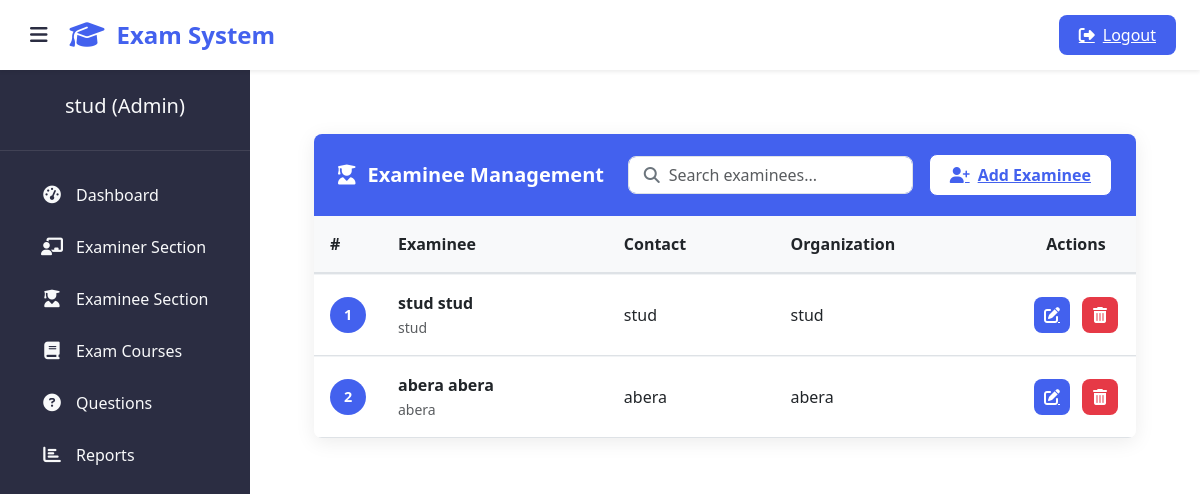
The page /admin-view-student (signed in) on the database as committed earlier.
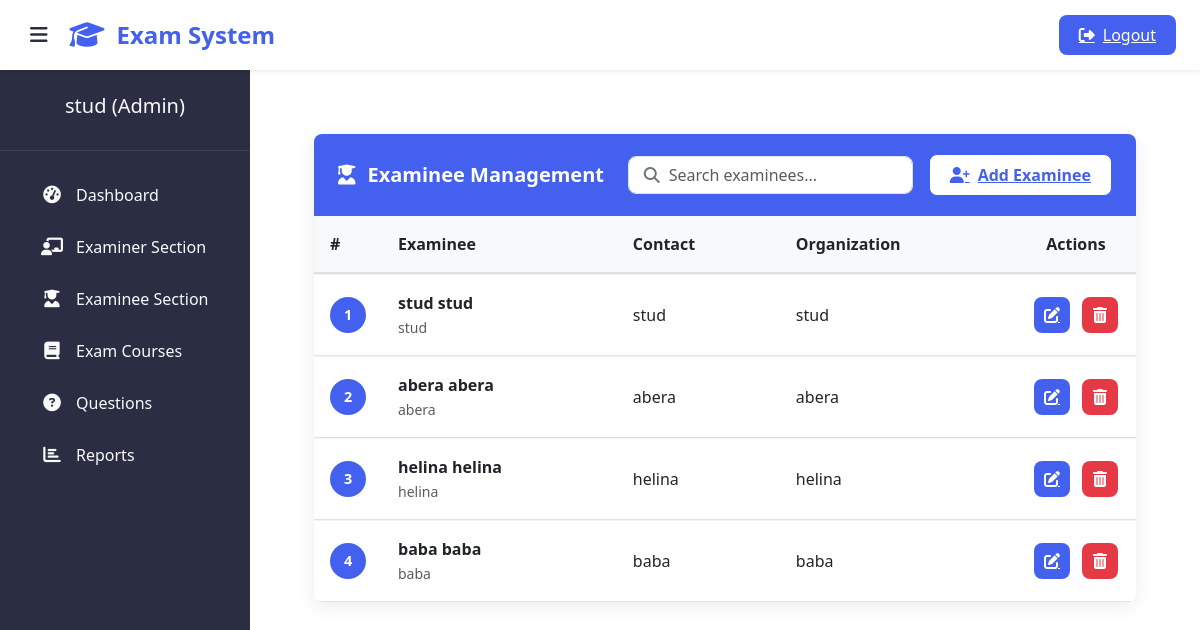
The same page on the database as committed later.
### student/models.py (models this page shows, shortened)
class Student(models.Model):
    user=models.OneToOneField(User,on_delete=models.CASCADE)
    address = models.CharField(max_length=40)
    mobile = models.CharField(max_length=20,null=False)
    organization = models.CharField(max_length=200, null=False)
    course = models.ForeignKey(
        'exam.Course',
        on_delete=models.SET_NULL,
        null=True
    )
    @property
    def get_name(self):
        return self.user.first_name+" "+self.user.last_name

### exam/views.py (the view)
# urls.py: path('admin-view-student', views.admin_view_student_view,name='admin-view-student'),
@login_required(login_url='adminlogin')
def admin_view_student_view(request):
    student_list= SMODEL.Student.objects.all()
    paginator = Paginator(student_list, 10)
    page_number = request.GET.get('page')
    students = paginator.get_page(page_number)
    return render(request,'exam/admin_view_student.html',{'students':students})

### templates/exam/admin_view_student.html (shortened to what this page needs)
{% extends 'exam/adminbase.html' %}
{% block content %}
{% load static %}
<head>
  <link href="https://cdn.jsdelivr.net/npm/bootstrap@5.3.0/dist/css/bootstrap.min.css" rel="stylesheet">
  <link rel="stylesheet" href="https://cdnjs.cloudflare.com/ajax/libs/font-awesome/6.4.0/css/all.min.css">
</head>
<div class="dashboard-container">
  <div class="card">
    <div class="card-header">
      <h5 class="card-title">
        <i class="fas fa-user-graduate"></i> Examinee Management
      </h5>
      <div class="header-actions">
        <div class="search-container">
          <i class="fas fa-search search-icon"></i>
          <input type="text" class="form-control search-input" placeholder="Search examinees...">
        </div>
        <a href="/student/studentsignup" class="add-examinee-btn">
          <i class="fas fa-user-plus"></i> Add Examinee
        </a>
      </div>
    </div>
    <div class="table-responsive">
      <table class="table table-hover align-middle">
        <thead>
          <tr>
            <th style="width: 50px;">#</th>
            <th>Examinee</th>
            <th>Contact</th>
            <th>Organization</th>
            <th class="text-center" style="width: 120px;">Actions</th>
          </tr>
        </thead>
        <tbody>
          {% if students %}
            {% for student in students %}
              <tr>
                <td>
                  <div class="avatar">
                    {{ forloop.counter0|add:students.start_index }}
                  </div>
                </td>
                <td>
                  <div class="fw-semibold">{{ student.get_name }}</div>
                  <small class="text-muted">{{ student.address|truncatechars:30 }}</small>
                </td>
                <td>
                  <div>{{ student.mobile }}</div>
                </td>
                <td>{{ student.organization|truncatechars:30|default:"-" }}</td>
                <td>
                  <div class="action-btns">
                    <a href="{% url 'update-student' student.id %}" class="btn-action btn-edit" title="Edit">
                      <i class="fas fa-edit"></i>
                    </a>
                    <a href="{% url 'delete-student' student.id %}"
                       class="btn-action btn-delete"
                       title="Delete"
                       onclick="return confirm('Are you sure you want to delete this examinee?');">
                      <i class="fas fa-trash-alt"></i>
                    </a>
                  </div>
                </td>
              </tr>
            {% endfor %}
          {% endif %}
        </tbody>
      </table>
    </div>
  </div>
</div>
{% endblock content %}

Rows that differ between the two databases and show on the page:
added Student: get_name "helina helina", address "helina", mobile "helina", organization "helina"
added Student: get_name "baba baba", address "baba", mobile "baba", organization "baba"
